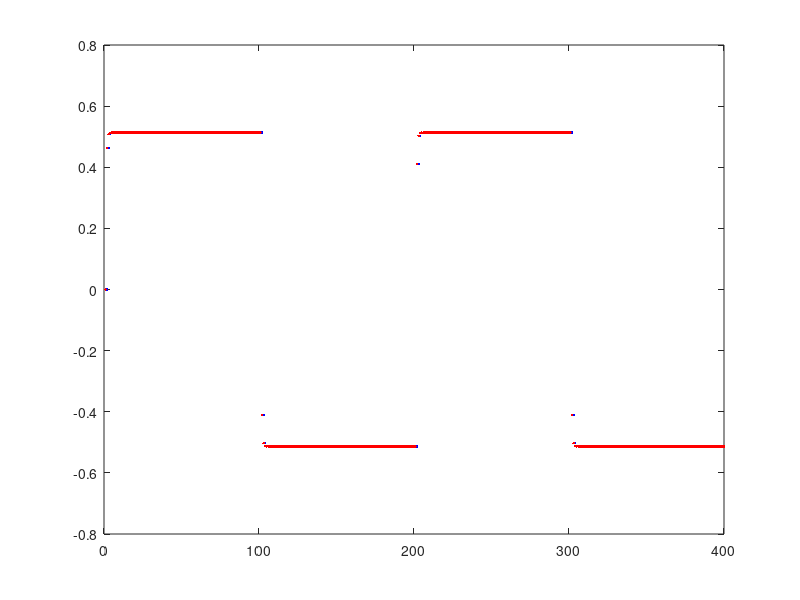

Reproduce this figure in MATLAB.
%========================================================================
% Exemplo do Paper de VRFT nao linear
% real system: y(k)=10tanh(0.1y(k-1))+tanh(u(t-1))
%========================================================================
close all; clear all;
clc;
P=path;
path(P,'../functions')
%========================================================================
% init
%========================================================================
model.Ts=1;
model.N=400;

% input signal
t = 0:1:model.N-1;
u =(square(0.01*pi*t)')*0.5;
%u = ones(model.N, 1)*0.5;
%========================================================================
% real system
%========================================================================
y=zeros(model.N, 1);
r_virt=zeros(model.N, 1);
y(1)=0;
for k=2:model.N
   y(k)=tanh(0.1*y(k-1))+tanh(u(k-1)); 
end

%========================================================================
% Model reference - this behavior is exactly what we wish
% y(t)=r(t-1)
% we can use here u(t) as r(t), it is in open loop
% r_virt(k)=y(k+1)
%========================================================================
% first calculate the virtual referece, where 
for k=1:model.N-1
   r_virt(k+1)=y(k);
end

%========================================================================
% input of controler = e(t)=r(t)-y(t)
e=r_virt-y;
plot(r_virt,'b.')
hold
plot(y, 'r.')
%========================================================================
% control identification part:
% select the model
% u(t)=u(t-1)+(0.2+\theta)e(t)-\theta e(t-1)
% 
% model.dim=3;
% model.a_regress = [1 0 1];
% model.eul= [0 1 1 ];
% teta=f_calc_mmq_theta(model, u, e)